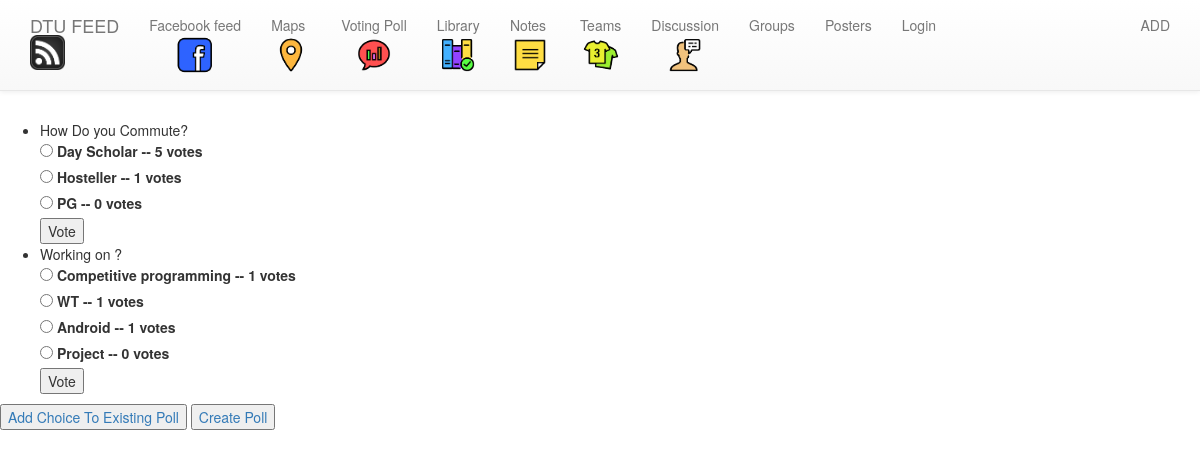
Screenshot of /polls/ with the database file from the repository.
### polls/models.py (models this page shows, shortened)
class Question(models.Model):
    question_text = models.CharField(max_length=200)
    publish_date = models.DateTimeField(auto_now=True)

class Choice(models.Model):
    question_text = models.ForeignKey(Question,on_delete=models.CASCADE)
    choice_text = models.CharField(max_length=200)
    votes = models.IntegerField(default=0)

### polls/views.py (the view)
class IndexView(generic.ListView):
    template_name = 'polls/index.html'
    context_object_name = 'latest_question_list'
    def get_queryset(self):
        return Question.objects.all#.filter(

### polls/templates/polls/index.html (shortened to what this page needs)
{% extends 'polls/base.html' %}
{% load static %}
{% block content %}
    {% if latest_question_list %}
        <ul>
        {% for question in latest_question_list %}
            <li>{{ question.question_text }}</a></li>
            <form action="{% url 'polls:vote' question.id %}" method="post">
            {% for choice in question.choice_set.all %}
                <input type="radio" name="choice" id="choice{{ forloop.counter }}" value="{{ choice.id }}" />
                <label for="choice{{ forloop.counter }}">{{ choice.choice_text }} -- {{choice.votes}} votes </label><br />
            {% endfor %}
            <input type="submit" value="Vote" />
            </form>
        {% endfor %}
        </ul>
    {% else %}
        <p>No polls are available.</p>
    {% endif %}
    <button type="button" name="button"><a href="{% url 'polls:create_choice' %}">Add Choice To Existing Poll</a></button>
    <button type="button" name="button"><a href="#">Create Poll</a></button>
{% endblock %}

### polls/templates/polls/base.html
{% extends "base.html" %}
{% load staticfiles %}
{% block extra_head %}
<link rel="stylesheet" href="{% static 'css/polls.css'%}">
{% endblock %}

### templates/base.html (shortened to what this page needs)
<!DOCTYPE html>
{% load staticfiles %}
<html>
  <head>
    <link rel="stylesheet" href="https://maxcdn.bootstrapcdn.com/bootstrap/3.3.7/css/bootstrap.min.css">
    <link rel="stylesheet" href="https://maxcdn.bootstrapcdn.com/bootstrap/3.3.7/css/bootstrap-theme.min.css">
<link rel="stylesheet" href="//cdn.jsdelivr.net/medium-editor/latest/css/medium-editor.min.css" type="text/css" media="screen" charset="utf-8">
  <link rel="stylesheet" href="{% static 'css/master.css'%}">
  {% block extra_head %}{% endblock %}
  </head>
  <body>
    <nav class="navbar navbar-default navbar-fixed-top">
      <div class="container">
        <ul class="nav navbar-nav">
        <li><a class="navbar-brand bigbrand" href="{% url 'feed:post_list' %}">DTU FEED
          <img class="top" src="{% static 'images/navbarimages/feed.png'%}" alt="x" height="35" width="35" text-align="center"/>
        </a></li>
        <li><a href="{% url 'fbfeed:fbPosts' %}">Facebook feed
          <div id="cf">
            <img class="top" src="{% static 'images/navbarimages/fb-color.png'%}" alt="x" height=40 width=40/>
        </div>
        </a></li>
        <li><a href="{% url 'feed:map'%}">Maps
          <div id="cf">
            <img class="top" src="{% static 'images/navbarimages/map-color.png'%}" alt="x" height=40 width=40/>
        </div></a></li>
        <li><a href="{% url 'polls:index' %}">Voting Poll
          <div id="cf">
            <img class="top" src="{% static 'images/navbarimages/poll-color.png'%}" alt="x" height=40 width=40/>
        </div></a></li>
        <li><a href="#">Library
          <div id="cf">
            <img class="top" src="{% static 'images/navbarimages/lib-color.png'%}" alt="x" height=40 width=40/>
        </div></a></li>
        <li><a href="{% url 'feed:notes'%}">Notes
          <div id="cf">
            <img class="top" src="{% static 'images/navbarimages/notes-color.png'%}" alt="x" height=40 width=40/>
        </div></a></li>
        <li><a href="#">Teams
          <div id="cf">
            <img class="top" src="{% static 'images/navbarimages/teams-color.png'%}" alt="x" height=40 width=40/>
        </div></a></li>
        <li><a href="{% url 'discussion:index'%}">Discussion
          <div id="cf">
            <img class="top" src="{% static 'images/navbarimages/advice-color.png'%}" alt="x" height=40 width=40/>
        </div></a></li>
        <li><a href="#">Groups</a></li>
        <li><a href="#">Posters</a></li>
        {% if user.is_authenticated %}
        <li><a href="{% url 'accounts:logout' %}">Logout</a></li>
        {% else %}
        <li><a href="{% url 'accounts:login_methods' %}">Login</a></li>
        {% endif %}
        </ul>
        <ul class="nav navbar-nav navbar-right">
          <li><a href="{% url 'feed:post_new' %}">ADD</a></li>
        </ul>
      </div>
    </nav>
    <div id="extra_padding">
    </div>
    {% block content %}
    {% endblock %}
  </body>
</html>

### static/css/master.css (style rules this page uses)
#extra_padding { padding-top: 6%; }
#cf { position:relative; height:40px; width:40px; margin:0 auto; }
#cf img { position:absolute; left:0; -webkit-transition: opacity 1s ease-in-out; -moz-transition: opacity 1s ease-in-out; -o-transition: opacity 1s ease-in-out; transition: opacity 1s ease-in-out; }

### polls/static/css/polls.css (style rules this page uses)
body { padding-top: 4%; }

### rows the page displays
Question: question_text "How Do you Commute?"
Choice: choice_text "Day Scholar", votes "5"
Choice: choice_text "Hosteller", votes "1"
Choice: choice_text "PG", votes "0"
Question: question_text "Working on ?"
Choice: choice_text "Competitive programming", votes "1"
Choice: choice_text "WT", votes "1"
Choice: choice_text "Android", votes "1"
Choice: choice_text "Project", votes "0"
